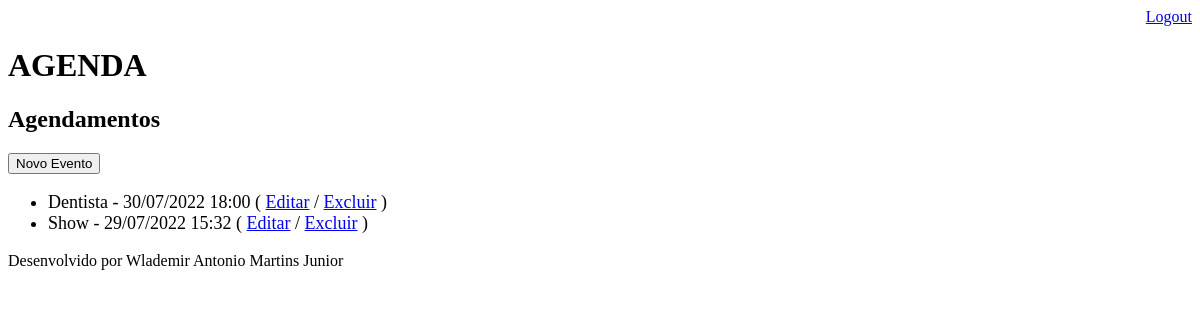
The page /agenda/ (signed in) on the database as committed earlier.
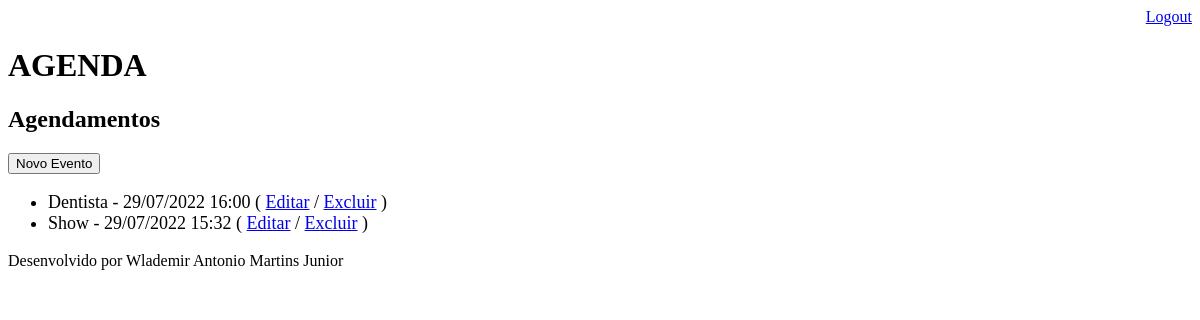
The same page on the database as committed later.
### core/models.py (models this page shows, shortened)
class Evento(models.Model):
    titulo = models.CharField(max_length=100)
    descricao = models.TextField(blank=True, null=True)
    local = models.TextField(blank=True, null=True)
    data_evento = models.DateTimeField()
    data_criacao = models.DateTimeField(auto_now=True)
    usuario = models.ForeignKey(User, on_delete=models.CASCADE)
    class Meta:
        db_table = 'evento'
    def get_data_evento(self):
        return self.data_evento.strftime('%d/%m/%Y %H:%M')
    def get_evento_atrasado(self):
        if self.data_evento < datetime.now():
            return True
        else:
            return False

### core/views.py (the view)
# urls.py: path('agenda/', views.lista_eventos),
@login_required(login_url='/login/')
def lista_eventos(request):
    usuario = request.user
    data_atual = datetime.now() - timedelta(hours=1)
    evento = Evento.objects.filter(usuario=usuario,
                                   data_evento__gt=data_atual)
    response = {'eventos': evento}
    return render(request, 'agenda.html', response)

### templates/agenda.html (shortened to what this page needs)
{% extends 'model-page.html' %}
{% block content %}
    <h2>Agendamentos</h2>
    <a href="evento/">
        <button type="button">Novo Evento</button>
    </a>
    <ul style="font-size: 18px;">
    {% for evento in eventos %}
        <li>
            <div style=>
                {{ evento.titulo }} - {{ evento.get_data_evento }}
                ( <a href="evento/?id={{ evento.id }}">Editar</a>
                / <a href="evento/delete/{{ evento.id }}/">Excluir</a> )
            </div>
        </li>
    {% endfor %}
    </ul>
{% endblock %}

Rows that differ between the two databases and show on the page:
changed Evento "Dentista": get_data_evento "30/07/2022 18:00" → "29/07/2022 16:00"
